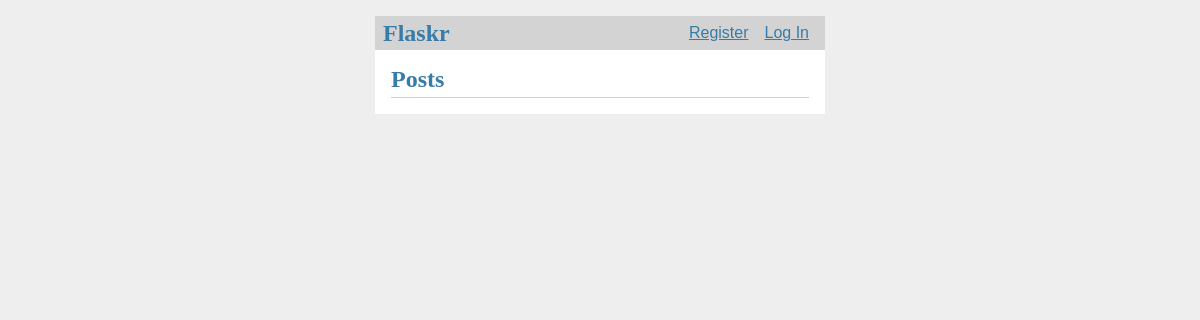
Before: / with the older database file.
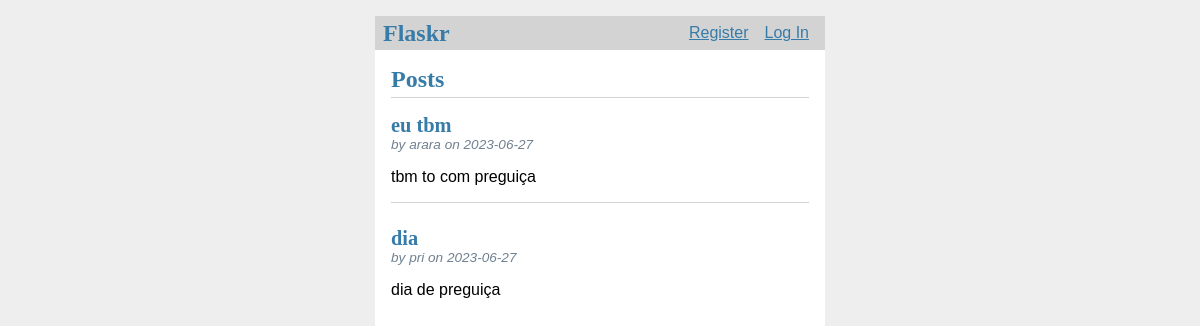
After: the same page with the newer database file.
### tables this page shows
CREATE TABLE post (
    id INTEGER PRIMARY KEY AUTOINCREMENT, 
    author_id INTEGER NOT NULL,
    created TIMESTAMP NOT NULL DEFAULT CURRENT_TIMESTAMP, 
    title TEXT NOT NULL,
    body TEXT NOT NULL, 
    FOREIGN KEY (author_id) REFERENCES user(id)
);

CREATE TABLE user (
    id INTEGER PRIMARY KEY AUTOINCREMENT,
    username TEXT UNIQUE NOT NULL,
    password TEXT NOT NULL
);

### flaskr/blog.py (the view)
@bp.route('/')
def index():
    db = get_db()
    posts = db.execute(
        'SELECT p.id, title, body, created, author_id, username'
        ' FROM post p JOIN user u ON p.author_id = u.id'
        ' ORDER BY created DESC'
    ).fetchall()
    return render_template('blog/index.html', posts=posts)

### flaskr/auth.py (called while the page is built)
@bp.before_app_request
def load_logged_in_user():
    user_id = session.get('user_id')
    if user_id is None:
        g.user = None
    else:
        g.user = get_db().execute(
            'SELECT * FROM user WHERE id = ?', (user_id,)
        ).fetchone()

### flaskr/db.py (called while the page is built)
def get_db():
    if 'db' not in g:
        g.db = sqlite3.connect(
            current_app.config['DATABASE'],
            detect_types=sqlite3.PARSE_DECLTYPES
        )
        g.db.row_factory = sqlite3.Row
    return g.db

### flaskr/templates/blog/index.html (shortened to what this page needs)
{% extends 'base.html' %}
{% block header %}
  <h1>{% block title %}Posts{% endblock %}</h1>
{% endblock %}
{% block content %}
  {% for post in posts %}
    <article class="post">
      <header>
        <div>
          <h1>{{ post['title'] }}</h1>
          <div class="about">by {{ post['username'] }} on {{ post['created'].strftime('%Y-%m-%d') }}</div>
        </div>
      </header>
      <p class="body">{{ post['body'] }}</p>
    </article>
    {% if not loop.last %}
      <hr>
    {% endif %}
  {% endfor %}
{% endblock %}

### flaskr/templates/base.html (shortened to what this page needs)
<!doctype html>
<link rel="stylesheet" href="{{ url_for('static', filename='style.css') }}">
<nav>
  <h1>Flaskr</h1>
  <ul>
    {% if g.user %}
      <li><span>{{ g.user['username'] }}</span>
      <li><a href="{{ url_for('auth.logout') }}">Log Out</a>
    {% else %}
      <li><a href="{{ url_for('auth.register') }}">Register</a>
      <li><a href="{{ url_for('auth.login') }}">Log In</a>
    {% endif %}
  </ul>
</nav>
<section class="content">
  <header>
    {% block header %}{% endblock %}
  </header>
  {% block content %}{% endblock %}
</section>

### flaskr/static/style.css (style rules this page uses)
h1 { font-family: serif; color: #377ba8; margin: 1rem 0; }
a { color: #377ba8; }
hr { border: none; border-top: 1px solid lightgray; }
nav { background: lightgray; display: flex; align-items: center; padding: 0 0.5rem; }
nav h1 { flex: auto; margin: 0; }
nav ul { display: flex; list-style: none; margin: 0; padding: 0; }
nav ul li a, nav ul li span, header .action { display: block; padding: 0.5rem; }
.content { padding: 0 1rem 1rem; }
.content > header { border-bottom: 1px solid lightgray; display: flex; align-items: flex-end; }
.content > header h1 { flex: auto; margin: 1rem 0 0.25rem 0; }
.post > header { display: flex; align-items: flex-end; font-size: 0.85em; }
.post > header > div:first-of-type { flex: auto; }
.post > header h1 { font-size: 1.5em; margin-bottom: 0; }
.post .about { color: slategray; font-style: italic; }
.post .body { white-space: pre-line; }
.content:last-child { margin-bottom: 0; }

Changed rows visible on the page:
added post: title "eu tbm", username "arara", created "2023-06-27", body "tbm to com preguiça"
added post: title "dia", username "pri", created "2023-06-27", body "dia de preguiça"
